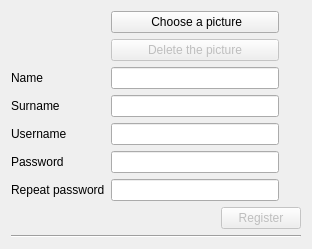
<?xml version="1.0" encoding="UTF-8"?>
<ui version="4.0">
 <class>SignupWin</class>
 <widget class="QDialog" name="SignupWin">
  <property name="geometry">
   <rect>
    <x>0</x>
    <y>0</y>
    <width>329</width>
    <height>294</height>
   </rect>
  </property>
  <property name="windowTitle">
   <string>Registration</string>
  </property>
  <layout class="QVBoxLayout" name="verticalLayout">
   <property name="sizeConstraint">
    <enum>QLayout::SetFixedSize</enum>
   </property>
   <item>
    <layout class="QGridLayout" name="gridLayout">
     <item row="2" column="1">
      <widget class="QLineEdit" name="SurnameEdit"/>
     </item>
     <item row="4" column="1">
      <widget class="QLineEdit" name="PasswordEdit">
       <property name="echoMode">
        <enum>QLineEdit::Password</enum>
       </property>
      </widget>
     </item>
     <item row="0" column="1">
      <layout class="QVBoxLayout" name="verticalLayout_2">
       <item>
        <widget class="QPushButton" name="ProfilePictureButton">
         <property name="text">
          <string> Choose a picture</string>
         </property>
         <property name="icon">
          <iconset resource="icons.qrc">
           <normaloff>:/misc/themes/material/camera.png</normaloff>:/misc/themes/material/camera.png</iconset>
         </property>
        </widget>
       </item>
       <item>
        <widget class="QPushButton" name="DeletePictureButton">
         <property name="enabled">
          <bool>false</bool>
         </property>
         <property name="text">
          <string>Delete the picture</string>
         </property>
         <property name="icon">
          <iconset resource="icons.qrc">
           <normaloff>:/misc/themes/material/delete.png</normaloff>:/misc/themes/material/delete.png</iconset>
         </property>
        </widget>
       </item>
      </layout>
     </item>
     <item row="5" column="0">
      <widget class="QLabel" name="RepeatPasswordLabel">
       <property name="text">
        <string>Repeat password</string>
       </property>
      </widget>
     </item>
     <item row="1" column="0">
      <widget class="QLabel" name="NameLabel">
       <property name="text">
        <string>Name</string>
       </property>
      </widget>
     </item>
     <item row="0" column="0">
      <widget class="QLabel" name="ProfilePicture">
       <property name="sizePolicy">
        <sizepolicy hsizetype="Preferred" vsizetype="Expanding">
         <horstretch>0</horstretch>
         <verstretch>0</verstretch>
        </sizepolicy>
       </property>
       <property name="text">
        <string/>
       </property>
       <property name="alignment">
        <set>Qt::AlignCenter</set>
       </property>
      </widget>
     </item>
     <item row="2" column="0">
      <widget class="QLabel" name="SurnameLabel">
       <property name="text">
        <string>Surname</string>
       </property>
      </widget>
     </item>
     <item row="4" column="0">
      <widget class="QLabel" name="PasswordLabel">
       <property name="text">
        <string>Password</string>
       </property>
      </widget>
     </item>
     <item row="1" column="1">
      <widget class="QLineEdit" name="NameEdit"/>
     </item>
     <item row="3" column="1">
      <widget class="QLineEdit" name="UsernameEdit"/>
     </item>
     <item row="3" column="0">
      <widget class="QLabel" name="UsernameLabel">
       <property name="text">
        <string>Username</string>
       </property>
      </widget>
     </item>
     <item row="5" column="1">
      <widget class="QLineEdit" name="RepeatPasswordEdit">
       <property name="echoMode">
        <enum>QLineEdit::Password</enum>
       </property>
      </widget>
     </item>
     <item row="3" column="2">
      <widget class="QPushButton" name="InfoUsername">
       <property name="maximumSize">
        <size>
         <width>16</width>
         <height>16777215</height>
        </size>
       </property>
       <property name="cursor">
        <cursorShape>PointingHandCursor</cursorShape>
       </property>
       <property name="text">
        <string/>
       </property>
       <property name="icon">
        <iconset resource="icons.qrc">
         <normaloff>:/misc/themes/material/question_mark.png</normaloff>:/misc/themes/material/question_mark.png</iconset>
       </property>
       <property name="flat">
        <bool>true</bool>
       </property>
      </widget>
     </item>
     <item row="4" column="2">
      <widget class="QPushButton" name="InfoPassword">
       <property name="maximumSize">
        <size>
         <width>16</width>
         <height>16777215</height>
        </size>
       </property>
       <property name="cursor">
        <cursorShape>PointingHandCursor</cursorShape>
       </property>
       <property name="text">
        <string/>
       </property>
       <property name="icon">
        <iconset resource="icons.qrc">
         <normaloff>:/misc/themes/material/question_mark.png</normaloff>:/misc/themes/material/question_mark.png</iconset>
       </property>
       <property name="flat">
        <bool>true</bool>
       </property>
      </widget>
     </item>
    </layout>
   </item>
   <item>
    <layout class="QHBoxLayout" name="horizontalLayout">
     <property name="spacing">
      <number>2</number>
     </property>
     <property name="leftMargin">
      <number>210</number>
     </property>
     <item>
      <widget class="QPushButton" name="RegisterButton">
       <property name="enabled">
        <bool>false</bool>
       </property>
       <property name="maximumSize">
        <size>
         <width>100</width>
         <height>25</height>
        </size>
       </property>
       <property name="text">
        <string>Register</string>
       </property>
       <property name="icon">
        <iconset theme="dialog-ok">
         <normaloff>.</normaloff>.</iconset>
       </property>
       <property name="default">
        <bool>true</bool>
       </property>
      </widget>
     </item>
    </layout>
   </item>
   <item>
    <widget class="Line" name="line">
     <property name="orientation">
      <enum>Qt::Horizontal</enum>
     </property>
    </widget>
   </item>
  </layout>
 </widget>
 <tabstops>
  <tabstop>NameEdit</tabstop>
  <tabstop>SurnameEdit</tabstop>
  <tabstop>UsernameEdit</tabstop>
  <tabstop>PasswordEdit</tabstop>
  <tabstop>RepeatPasswordEdit</tabstop>
  <tabstop>RegisterButton</tabstop>
 </tabstops>
 <resources>
  <include location="icons.qrc"/>
 </resources>
 <connections/>
</ui>
